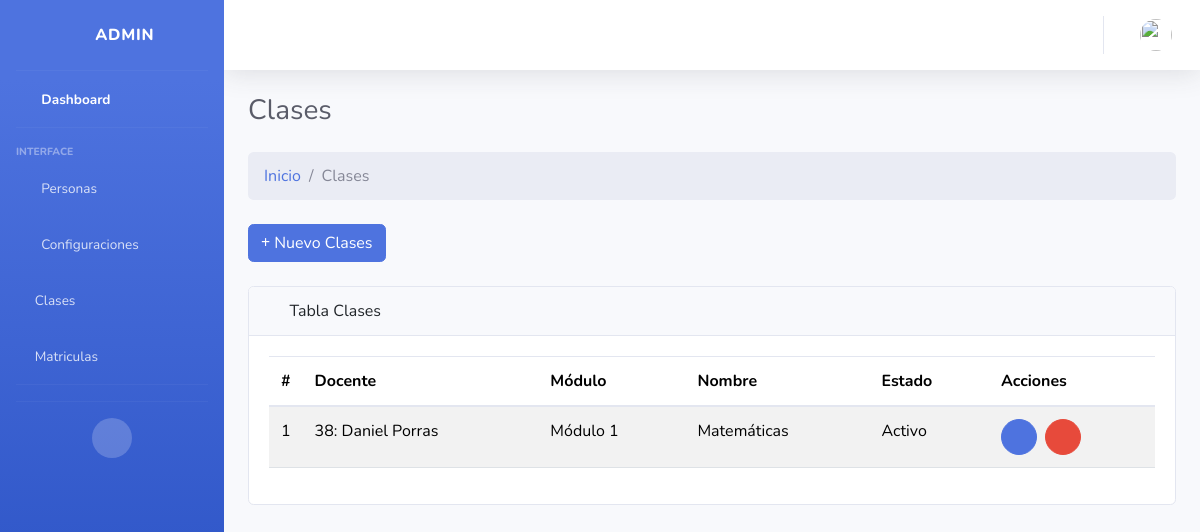
/clase/ (signed in), run on the app's committed database.
### Aplicaciones/core/models.py (models this page shows, shortened)
class Clases (models.Model):
    cla_id = models.AutoField(primary_key=True)
    fk_docente = models.ForeignKey(Docentes,verbose_name='Docente',on_delete=models.CASCADE)
    fk_modulo = models.ForeignKey(Modulos,verbose_name='Modulo',on_delete=models.CASCADE)
    cla_nombre = models.CharField(max_length=100,null=False,verbose_name="Clase:")
    cla_estado = models.BooleanField(default=True,verbose_name='Estado:')
    cla_fecha_creacion = models.DateTimeField(auto_now_add=True,verbose_name='Creado el:')
    cla_fecha_actualizacion = models.DateTimeField(auto_now=True,verbose_name='Actualizado el:')

class Docentes(models.Model):
    doc_id = models.AutoField(primary_key=True)
    fk_id_persona = models.ForeignKey(Personas,verbose_name='Persona',on_delete=models.CASCADE)
    doc_cargo = models.CharField(max_length=100,default="Null",null=False,verbose_name="Cargo:")
    doc_fotografia = models.ImageField(upload_to='docentes/',default=None,verbose_name="Fotografía:")
    doc_estado = models.BooleanField(default=True,verbose_name='Estado:')
    def __str__(self):
        return f"{self.doc_id}: {self.fk_id_persona.fk_id_usuario.first_name} {self.fk_id_persona.fk_id_usuario.last_name}"

class Personas(models.Model):
    per_id = models.AutoField(primary_key=True)
    fk_id_usuario = models.ForeignKey(User,verbose_name='Usuario',on_delete=models.CASCADE)
    per_segundo_nombre = models.CharField(max_length=50,default="Null",null=False,verbose_name="Segundo nombre:")
    per_segundo_apellido = models.CharField(max_length=50,default="Null",null=False,verbose_name="Segundo apellido:")
    per_fecha_nacimiento = models.DateField(
        null=True,          # permite guardar NULL en la base de datos
        blank=True,         # permite dejarlo en blanco en formularios
        verbose_name="Fecha de nacimiento:"
    )
    per_cedula = models.CharField(max_length=15,default="Null",null=False,verbose_name="Cédula:")
    per_telefono = models.CharField(max_length=15,default="Null",null=True,verbose_name="Teléfono:")
    per_fecha_actualizacion = models.DateTimeField(auto_now=True,verbose_name='Actualizado el:')

class Modulos(models.Model):
    mod_id = models.AutoField(primary_key=True)
    mod_nombre = models.CharField(max_length=50,null=False,unique=True,verbose_name="Nombre del modulo:")
    mod_descripcion = models.CharField(max_length=100,null=False,verbose_name="Descripción del modulo:")
    mod_estado = models.BooleanField(default=True,verbose_name='Estado:')
    mod_fecha_creacion = models.DateTimeField(auto_now_add=True,verbose_name='Creado el:')
    mod_fecha_actualizacion = models.DateTimeField(auto_now=True,verbose_name='Actualizado el:')
    def __str__(self):
        return f"{self.mod_id}: {self.mod_nombre}"

### Aplicaciones/core/views/crud_clase_views.py (the view, shortened to what this page needs)
# urls.py: path('', loguin_views.index, name='loguin_index'),
@admin_required
def index(request):
    clases = Clases.objects.all()
    form = ClasesForm()
    docentes = Docentes.objects.filter(doc_estado=True)
    modulos = Modulos.objects.filter(mod_estado=True)
    clase_a_editar = None  # Para usar si queremos reabrir el modal con errores
    form_editar = None
    return render(request, 'clases/Index.html', {
        'clases': clases,
        'form': form,
        'docentes': docentes,
        'modulos': modulos,
        'form_editar': form_editar,
        'clase_a_editar': clase_a_editar,
    })

### Aplicaciones/core/context_processors.py (called while the page is built, shortened)
def foto_perfil_usuario(request):
    if request.user.is_authenticated:
        try:
            persona = Personas.objects.get(fk_id_usuario=request.user)
        except Personas.DoesNotExist:
            return {'foto_perfil': None}
    return {'foto_perfil': None}

### Aplicaciones/core/templates/clases/Index.html (shortened to what this page needs)
{% extends "plantillas/MasterAdmin.html" %}
{% load static %}
{% block content %}
<div class="container-fluid ">
    <div class="d-sm-flex align-items-center justify-content-between mb-4">
        <h1 class="h3 mb-0 text-gray-800">Clases</h1>
    </div>
    <ol class="breadcrumb mb-4">
        <li class="breadcrumb-item"><a href="{% url 'core_admin' %}">Inicio</a></li>
        <li class="breadcrumb-item active">Clases</li>
    </ol>
    <div class="mb-4">
        <a href="#" class="btn btn-primary" type="button" data-bs-toggle="modal" data-bs-target="#modalCrear"><i
                class="fas fa-plus"></i> Nuevo
            Clases</a>
    </div>
    <div class="card mb-4">
        <div class="card-header">
            <i class="fas fa-table me-1"></i>
            Tabla Clases
        </div>
        <div class="card-body">
            <div class="table-responsive">
                <table class="table table-striped" id="tbl-admin" width="100%" cellspacing="0">
                    <thead>
                        <tr>
                            <th style="width: 1%;">#</th>
                            <th>Docente</th>
                            <th>Módulo</th>
                            <th>Nombre</th>
                            <th>Estado</th>
                            <th>Acciones</th>
                        </tr>
                    </thead>
                    <tbody>
                        {% for clase in clases %}
                            <tr>
                                <td>{{ forloop.counter }}</td>
                                <td>
                                    {{ clase.fk_docente }}
                                <td>{{ clase.fk_modulo.mod_nombre }}</td>
                                <td>{{ clase.cla_nombre }}</td>
                                <td>
                                    {% if clase.cla_estado %}
                                        Activo
                                    {% else %}
                                        Inactivo
                                    {% endif %}
                                </td>
                                <td>
                                    <div class="d-flex gap-2">
                                        <a href="#" class="btn btn-sm btn-primary rounded-circle d-flex align-items-center justify-content-center"
                                            style="width: 36px; height: 36px;" data-bs-toggle="modal" data-bs-target="#modalEditar{{ clase.cla_id }}"><i
                                                class="fas fa-edit"></i></a>
                                        <a href="#" class="btn btn-sm btn-danger rounded-circle d-flex align-items-center justify-content-center"
                                            style="width: 36px; height: 36px;" data-bs-toggle="modal" data-bs-target="#modalEliminar{{ clase.cla_id }}"><i
                                                class="fas fa-trash"></i></a>
                                    </div>
                                </td>
                            </tr>
                        {% empty %}
                        <tr>
                            <td colspan="4">No hay Clases registradas.</td>
                        </tr>
                        {% endfor %}
                    </tbody>
                </div>
            </div>
        </div>
    </div>
</div>
{% endblock %}

### data on the page
Clases: fk_docente "38: Daniel Porras", fk_modulo.mod_nombre "Módulo 1", cla_nombre "Matemáticas", cla_estado "Activo"
